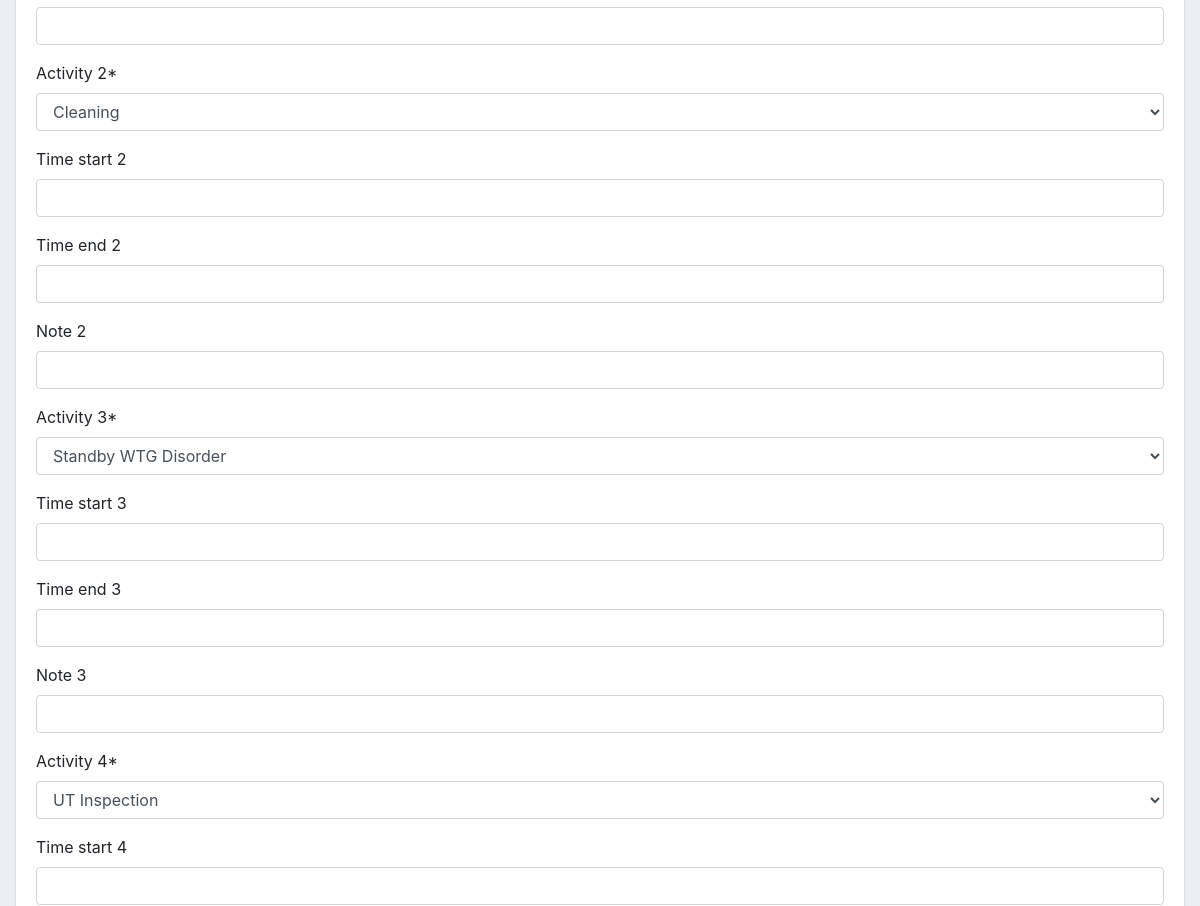
Before: /update_inspection/4/ (signed in, middle part) with the older database file.
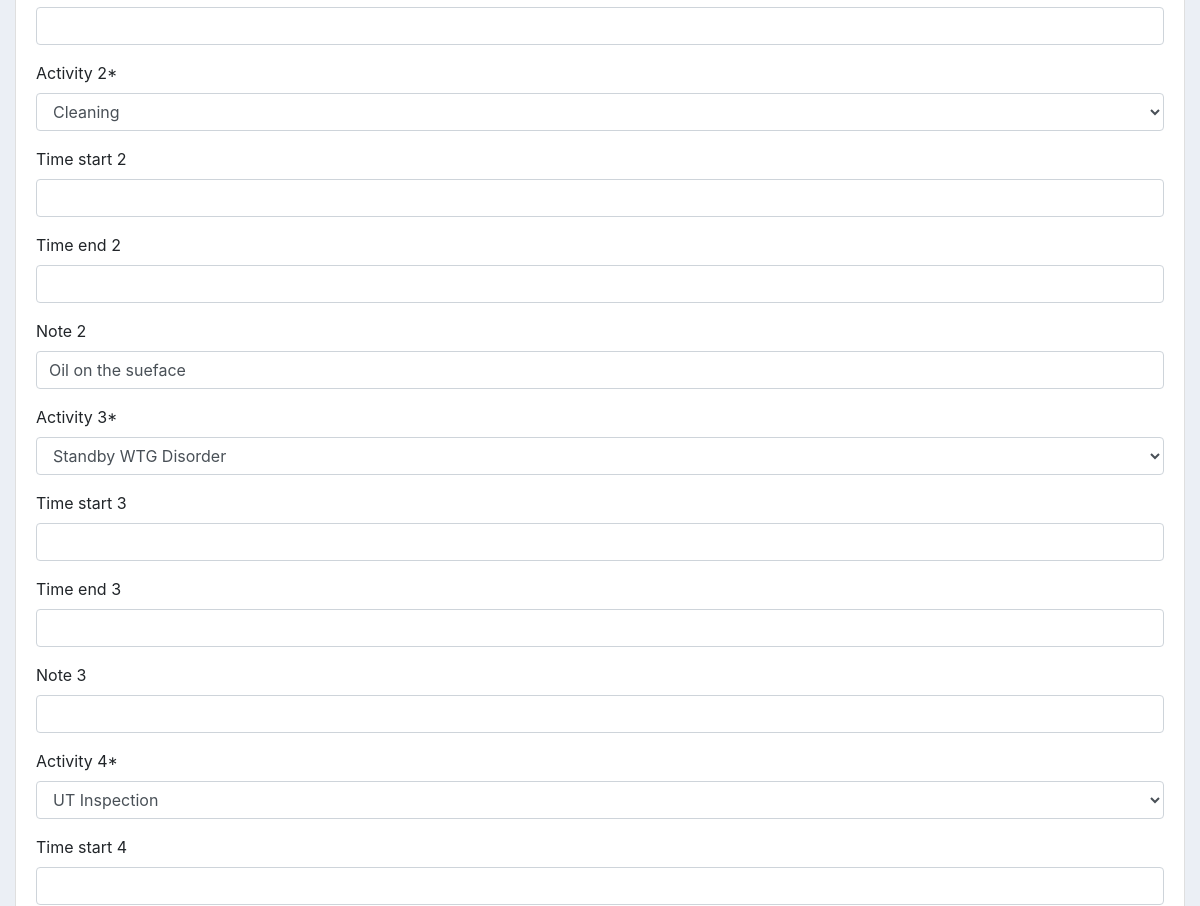
After: the same page with the newer database file.
### accounts/models.py (models this page shows)
class Inspection(models.Model):
	date = models.DateTimeField(auto_now_add=True)
	location = models.CharField(max_length=50)
	wtglocalnumber = models.CharField(max_length=3)
	wtgnumber = models.CharField(max_length=15)
	technician_one = models.ForeignKey(Technician, null=True, on_delete= models.SET_NULL)
	technician_two = models.CharField(max_length=50)
	technician_three = models.CharField(max_length=50, null=True, blank=True)
	notes = models.TextField(null=True, blank=True)
	TRAVEL_OFFICE_WTG = 'Travel Office --> WTG'
	TRAVEL_WTG_OFFICE = 'Travel WTG --> Office'
	TRAVEL_HOTEL_WTG = 'Travel Hotel --> WTG'
	TRAVEL_WTG_HOTEL = 'Travel WTG --> Hotel'
	TRAVEL_EXTRA = 'Travel Extra'
	WORK_PREPARATION = 'Work Preparation'
	UT_INSPECTION = 'UT Inspection'
	STANDBY_WEATHER = 'Standby Weather'
	STANDBY_WTG_DISORDER = 'Standby WTG Disorder'
	CLEANING = 'Cleaning'
	OTHER = 'Other'
	ACTIVITY = [(TRAVEL_OFFICE_WTG, 'Travel Office --> WTG '),
				(TRAVEL_WTG_OFFICE, 'Travel WTG --> Office'),
				(TRAVEL_HOTEL_WTG, 'Travel Hotel --> WTG'),
				(TRAVEL_WTG_HOTEL, 'Travel WTG --> Hotel'),
				(TRAVEL_EXTRA, 'Travel Extra'),
				(WORK_PREPARATION, 'Work Preparation'),
				(UT_INSPECTION, 'UT Inspection'),
				(STANDBY_WEATHER, 'Standby Weather'),
				(STANDBY_WTG_DISORDER, 'Standby WTG Disorder'),
				(CLEANING, 'Cleaning'),
				(OTHER, 'Other'),
				]
	activity_1 = models.CharField(choices=ACTIVITY, max_length=50)
	time_start_1 = models.TimeField(null=True,blank=True, auto_now=False, auto_now_add=False)
	time_end_1 = models.TimeField(null=True,blank=True, auto_now=False, auto_now_add=False)
	note_1 = models.CharField(max_length=200, blank=True)
	activity_2 = models.CharField(choices=ACTIVITY, max_length=50)
	time_start_2 = models.TimeField(null=True,blank=True, auto_now=False, auto_now_add=False)
	time_end_2 = models.TimeField(null=True,blank=True, auto_now=False, auto_now_add=False)
	note_2 = models.CharField(max_length=200, blank=True)
	activity_3 = models.CharField(choices=ACTIVITY, max_length=50)
	time_start_3 = models.TimeField(null=True,blank=True, auto_now=False, auto_now_add=False)
	time_end_3 = models.TimeField(null=True,blank=True, auto_now=False, auto_now_add=False)
	note_3 = models.CharField(max_length=200, blank=True)
	activity_4 = models.CharField(choices=ACTIVITY, max_length=50)
	time_start_4 = models.TimeField(null=True,blank=True, auto_now=False, auto_now_add=False)
	time_end_4 = models.TimeField(null=True,blank=True, auto_now=False, auto_now_add=False)
	note_4 = models.CharField(max_length=200, blank=True)
	activity_5 = models.CharField(choices=ACTIVITY, max_length=50)
	time_start_5 = models.TimeField(null=True,blank=True, auto_now=False, auto_now_add=False)
	time_end_5 = models.TimeField(null=True,blank=True, auto_now=False, auto_now_add=False)
	note_5 = models.CharField(max_length=200, blank=True)
	activity_6 = models.CharField(choices=ACTIVITY, max_length=50)
	time_start_6 = models.TimeField(null=True,blank=True, auto_now=False, auto_now_add=False)
	time_end_6 = models.TimeField(null=True,blank=True, auto_now=False, auto_now_add=False)
	note_6 = models.CharField(max_length=200,blank=True)
	photo = ImageField(blank=True, manual_crop="")
	def __str__(self):
		return f'{self.location + " - " + self.wtgnumber}'

### accounts/views.py (the view)
# urls.py: path('update_inspection/<str:pk>/', views.updateInspection, name="update_inspection"),
@login_required(login_url='login')
def updateInspection(request, pk):
    inspection = Inspection.objects.get(id=pk)
    form = InspectionForm(instance=inspection)
    print('INSPECTION:', inspection)
    if request.method == 'POST':
        form = InspectionForm(request.POST, instance=inspection)
        if form.is_valid():
            form.save()
            return redirect('/')
    context = {'form':form}
    return render(request, 'accounts/inspection_form.html', context)

### accounts/forms.py
class InspectionForm(ModelForm):
    photo = ImageField(label='')
    class Meta:
        model = Inspection
        fields = '__all__'

### accounts/models.py (called while the page is built)
    def __str__(self):
        return self.name

### accounts/templates/accounts/inspection_form.html (shortened to what this page needs)
{%  extends 'accounts/main.html' %}
{% load static %}
{% load crispy_forms_tags %}
{% block content %}
<div class="row">
    <div class="col-md-12">
        <div class="card card-body">
            <form action="" method="POST">
     {{form|crispy}}
            </form>
        </div>
    </div>
</div>
{% endblock %}

Changed rows visible on the page:
changed Inspection "Cleaning": note_2 (not shown) → "Oil on the sueface"
